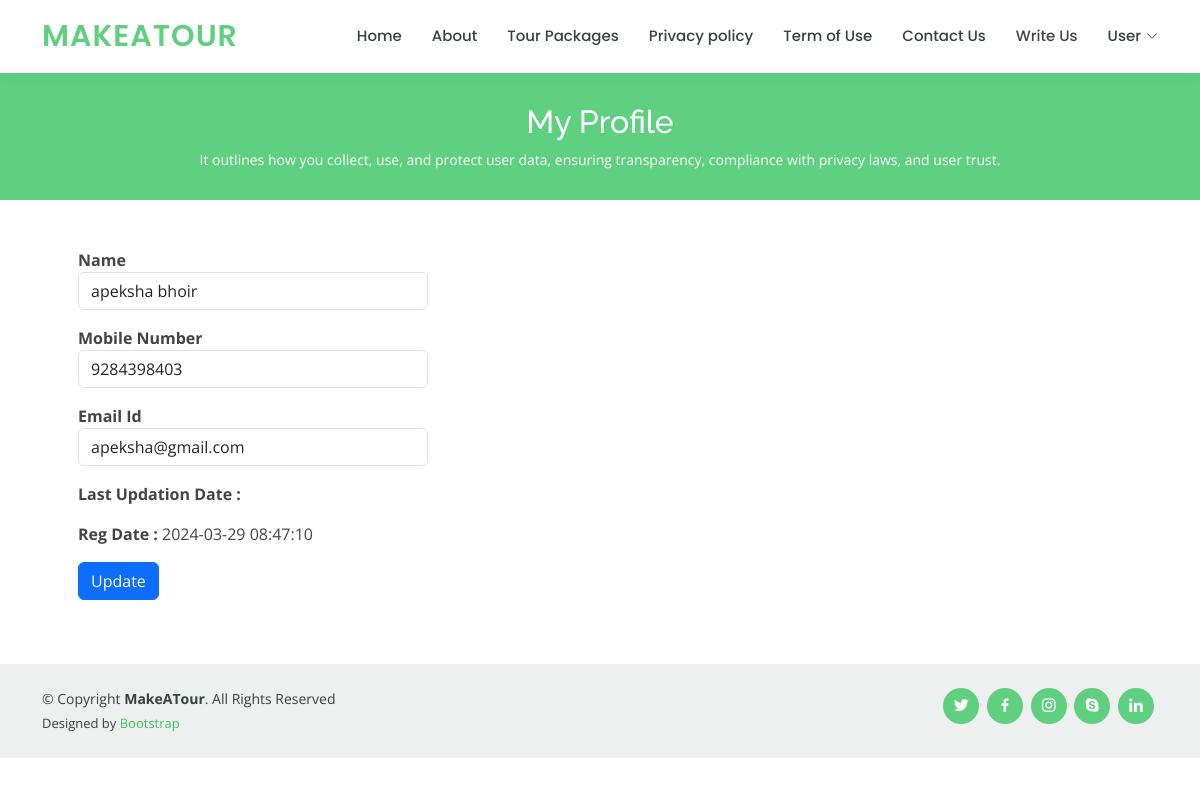
Screenshot of /profile.php (signed in) with the database file from the repository.
### tables this page shows
CREATE TABLE `tblusers` (
  `id` int(11) NOT NULL,
  `FullName` varchar(100) DEFAULT NULL,
  `MobileNumber` char(10) DEFAULT NULL,
  `EmailId` varchar(70) DEFAULT NULL,
  `Password` varchar(100) DEFAULT NULL,
  `RegDate` timestamp NULL DEFAULT current_timestamp(),
  `UpdationDate` timestamp NULL DEFAULT NULL ON UPDATE current_timestamp()
);

### profile.php (the view, shortened to what this page needs)
<?php
include('includes/config.php');
if(strlen($_SESSION['login'])==0)
	{
header('location:index.php');
}
else{
?>
<!DOCTYPE html>
<html lang="en">
<head>
  <link href="assets/vendor/animate.css/animate.min.css" rel="stylesheet">
  <link href="assets/vendor/aos/aos.css" rel="stylesheet">
  <link href="assets/vendor/bootstrap/css/bootstrap.min.css" rel="stylesheet">
  <link href="assets/vendor/bootstrap-icons/bootstrap-icons.css" rel="stylesheet">
  <link href="assets/vendor/boxicons/css/boxicons.min.css" rel="stylesheet">
  <link href="assets/vendor/remixicon/remixicon.css" rel="stylesheet">
  <link href="assets/vendor/swiper/swiper-bundle.min.css" rel="stylesheet">
  <link href="assets/css/style.css" rel="stylesheet">
</head>
<body>
<?php include('includes/header.php');?>
  <main id="main">
    <div class="breadcrumbs" data-aos="fade-in">
      <div class="container">
        <h2>My Profile</h2>
        <p>It outlines how you collect, use, and protect user data, ensuring transparency, compliance with privacy laws, and user trust.</p>
      </div>
    </div>
    <div class="container p-5">
		<form name="chngpwd" method="post">
<?php
$useremail=$_SESSION['login'];
$sql = "SELECT * from tblusers where EmailId=:useremail";
$query = $dbh -> prepare($sql);
$query -> bindParam(':useremail',$useremail, PDO::PARAM_STR);
$query->execute();
$results=$query->fetchAll(PDO::FETCH_OBJ);
if($query->rowCount() > 0)
{
foreach($results as $result)
{	?>
	<p style="width: 350px;">
			<b>Name</b>  <input type="text" name="name" value="<?php echo htmlentities($result->FullName);?>" class="form-control" id="name" required="">
	</p>
<p style="width: 350px;">
<b>Mobile Number</b>
<input type="text" class="form-control" name="mobileno" maxlength="10" value="<?php echo htmlentities($result->MobileNumber);?>" id="mobileno"  required="">
</p>
<p style="width: 350px;">
<b>Email Id</b>
	<input type="email" class="form-control" name="email" value="<?php echo htmlentities($result->EmailId);?>" id="email" readonly>
			</p>
<p style="width: 350px;">
<b>Last Updation Date : </b>
</p>
<p style="width: 350px;">
<b>Reg Date :</b>
<?php echo htmlentities($result->RegDate);?>
			</p>
<?php }} ?>
			<p style="width: 350px;">
<button type="submit" name="submit6" class="btn-primary btn">Update</button>
			</p>
			</form>
	</div>
  </main>
  <?php include('includes/footer.php');?>
</body>
</html>
<?php } ?>

### assets/css/style.css (style rules this page uses)
body { font-family: "Open Sans", sans-serif; color: #444444; }
h1, h2, h3, h4, h5, h6 { font-family: "Raleway", sans-serif; }
.breadcrumbs { margin-top: 73px; text-align: center; background: #5fcf80; padding: 30px 0; color: #fff; }
.breadcrumbs h2 { font-size: 32px; font-weight: 500; }
.breadcrumbs p { font-size: 14px; margin-bottom: 0; }

### rows the page displays
tblusers: name "apeksha bhoir", mobileno "9284398403", email "apeksha@gmail.com", RegDate "2024-03-29 08:47:10"
